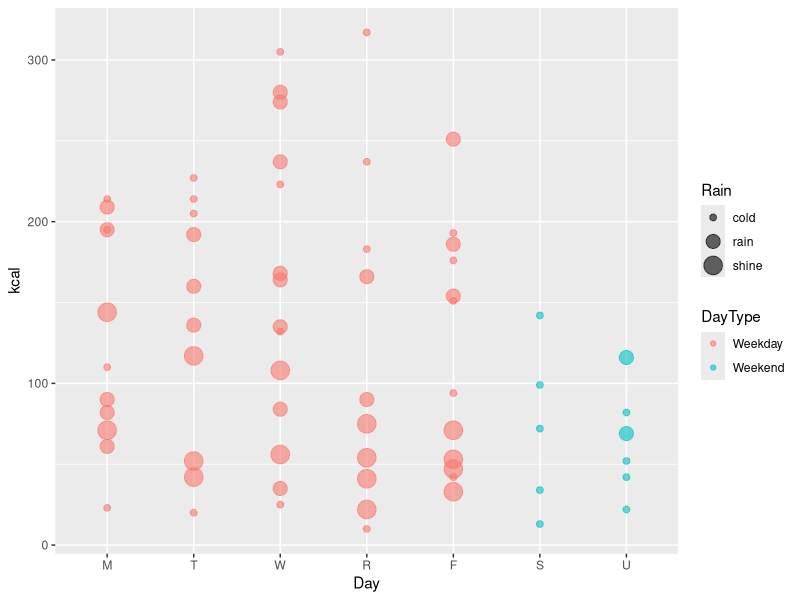
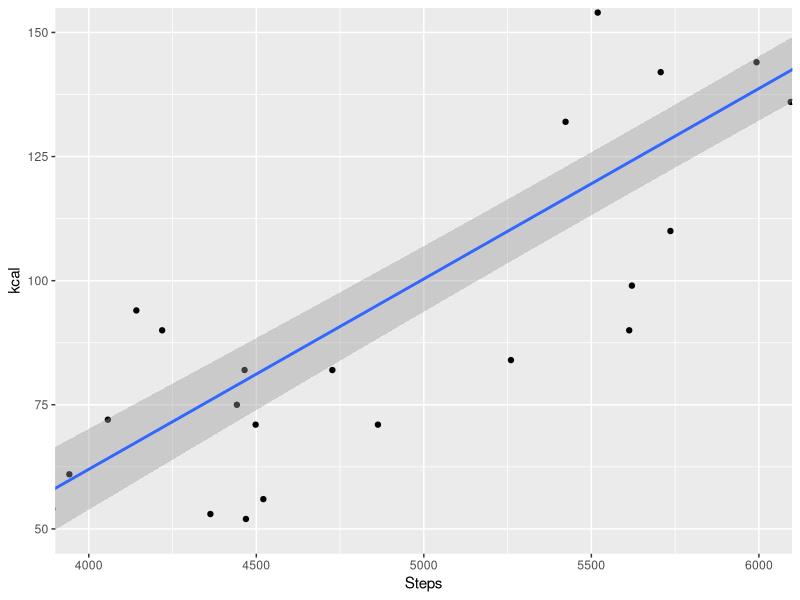
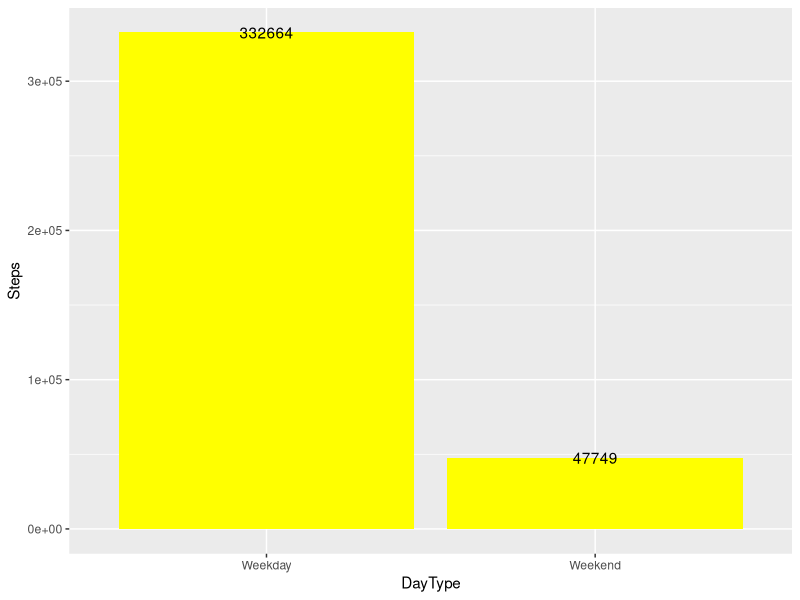
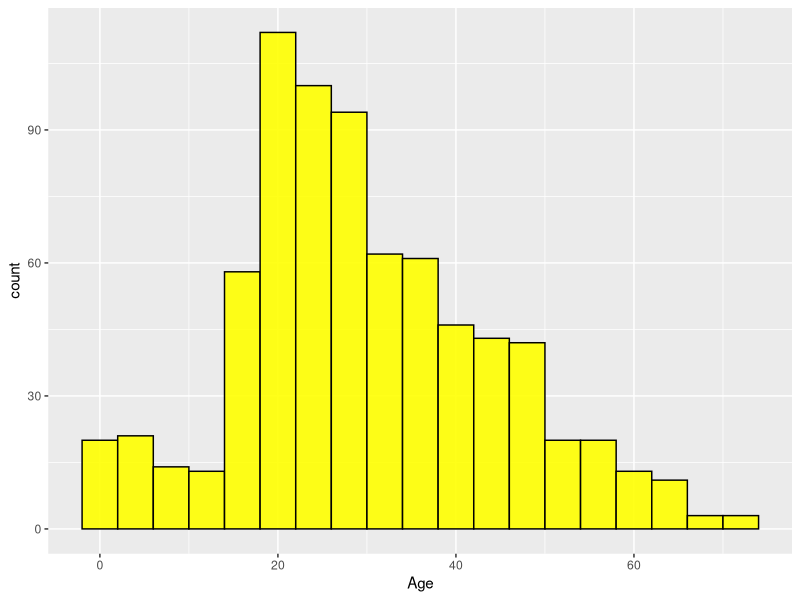
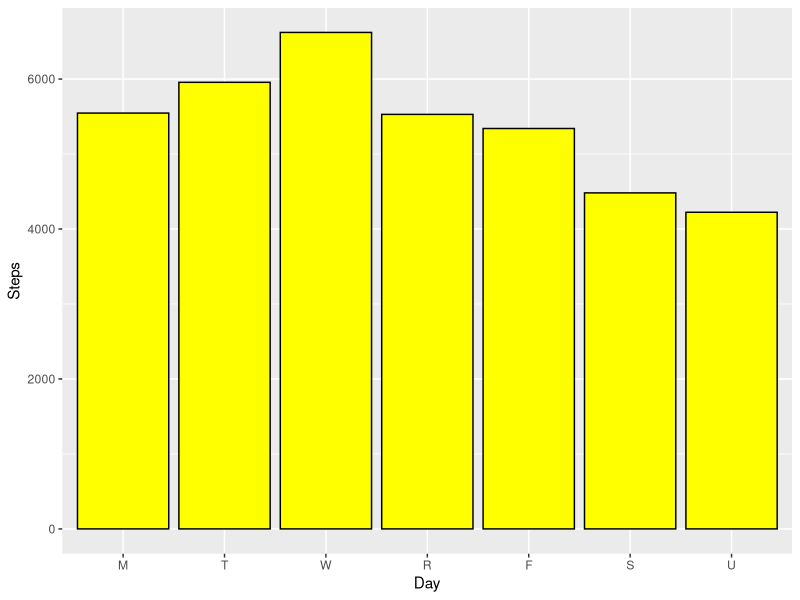
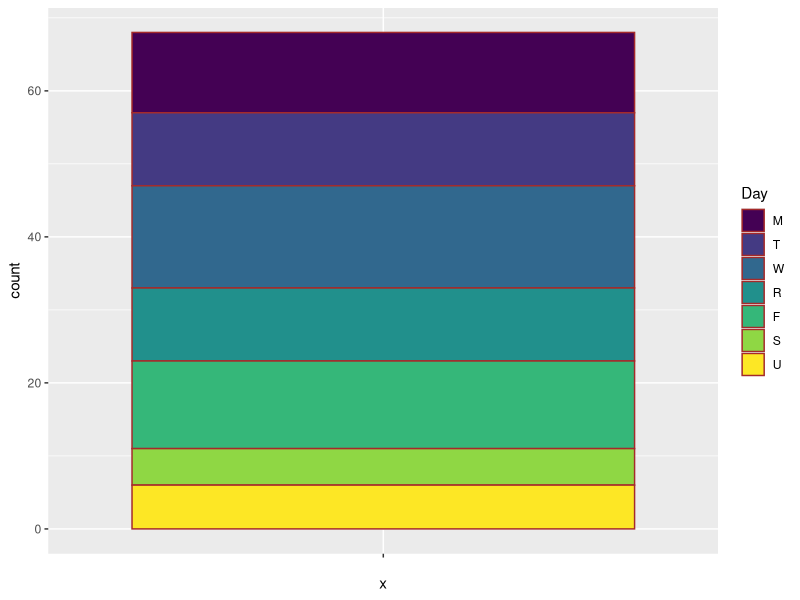
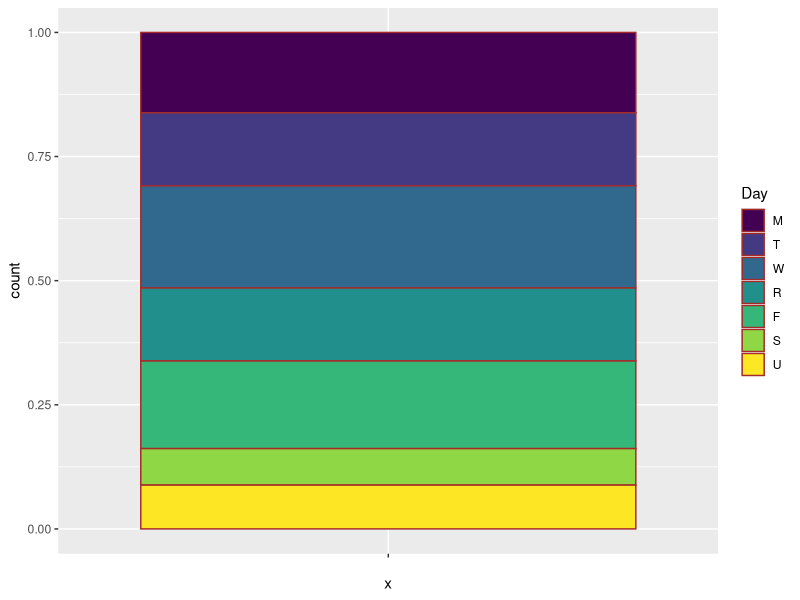
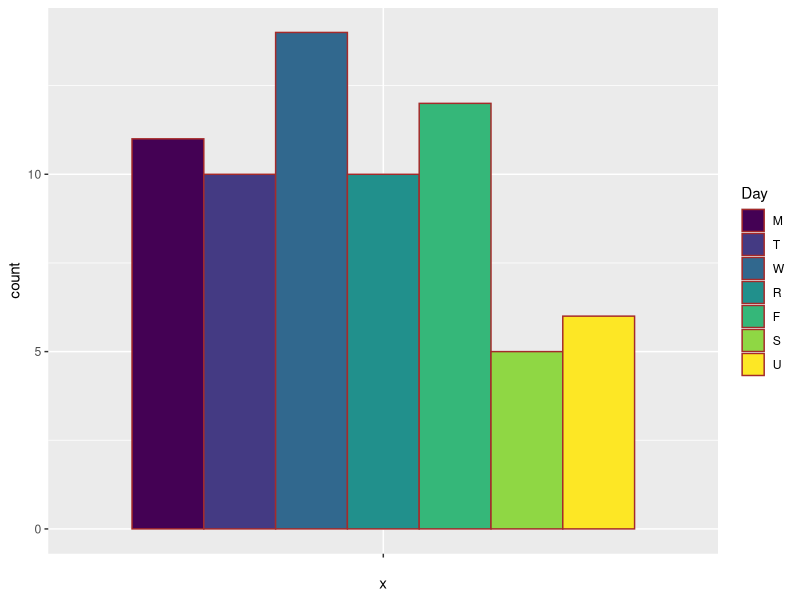

Write R code to recreate these figures, in order.
# 9 Laba
# 1
install.packages("ggplot2")
library(ggplot2)
Step <- read.csv("9/Pedometer.csv")
# 2
Step$Day <- ordered(as.factor(Step$Day), levels = c('M', 'T', 'W', 'R', 'F', 'S', 'U'))
# 3-6
StepG <- ggplot(Step, aes(x = Day, y = kcal)) + 
  geom_point(aes(color = DayType, size = Rain), alpha = 0.6)
StepG
# 7-11
StepSum <- aggregate(Step['kcal'], by = Step["Day"], sum)
StepG1 <- ggplot(Step, aes(x = Steps, y = kcal)) + 
  geom_point() + stat_smooth(method = "lm") + 
  coord_cartesian(xlim = c(4000, 6000), ylim = c(50, 150))
StepG1
# 12-17
StepG2 <- ggplot(aggregate(Step['Steps'], by = Step["DayType"], sum), 
                aes(y = Steps, x = DayType)) + 
  geom_col(fill = "yellow") + 
  geom_text(aes(label = Steps))
StepG2
# 15 Скорее всего выпало из другого варианта но тоже сделал
dataset <- read.csv("9/Titanic.csv")
StepG3 <-
  ggplot(dataset, aes(x = Age)) + geom_histogram(
    binwidth = 4,
    fill = "yellow",
    colour = "black",
    alpha = 0.9
  )
StepG3
# 17
StepG3 <-
  ggplot(Step, aes(Day, Steps)) + stat_summary(
    fun.y = mean,
    geom = "bar",
    fill = "yellow",
    colour = "black"
  )
StepG3
# 18
ggplot(Step, aes("",  fill = Day)) + geom_bar(position = "stack", color = "brown")
ggplot(Step, aes("",  fill = Day)) + geom_bar(position = "fill", color = "brown")
ggplot(Step, aes("", fill = Day)) + geom_bar(position = "dodge", color = "brown")
# 19
StepG4 <- ggplot(Step, aes(Mile, Rain)) + 
  geom_point(aes(color = kcal), size = 4) + 
  labs(title = "Пройдены миль в определенную погоду", y = "Погода")
StepG4
# 20
? ggplot
# 21
StepG4 <-
  ggplot(Step, aes(Day, Steps)) +
  geom_point(aes(color = kcal), size = 4) +
  labs(title = "Статистика шагомера", y = "Количество пройденных шагов") +
  facet_grid(DayType ~ Rain) +
  scale_color_continuous(
    name = "Сожженных колориев",
    breaks = c(250, 60),
    labels = c("Спортсмен", "Новичек"),
    low = "Red",
    high = "Blue"
  ) + scale_x_discrete(name = "Дни недели",
                       labels = c("ПН", "ВТ", "СР", "ЧТ", "ПТ", "СБ", "ВС"))
StepG4
# 22
StepG5 <- ggplot(Step, aes("", fill = Rain)) + 
  geom_bar(position = "fill", color = "blue") + 
  coord_polar(theta = "y")
StepG5
ggsave("plot.pdf")
